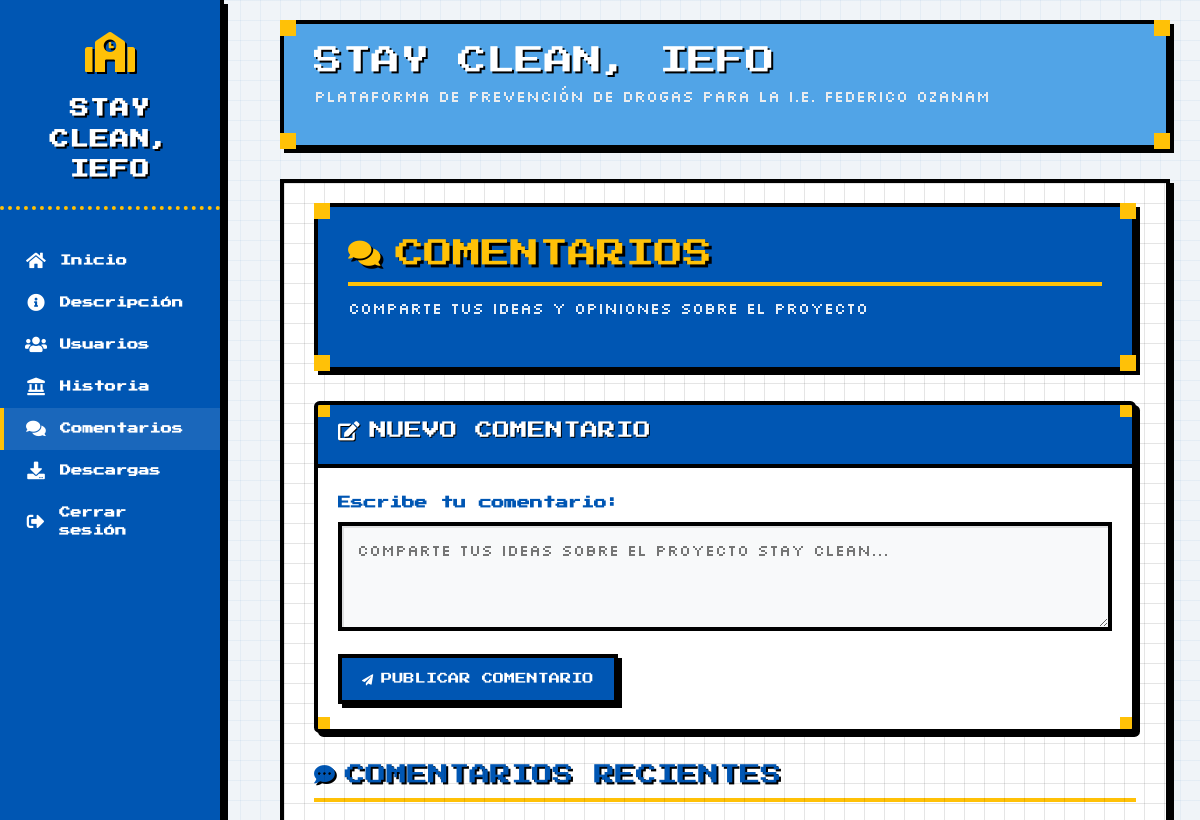
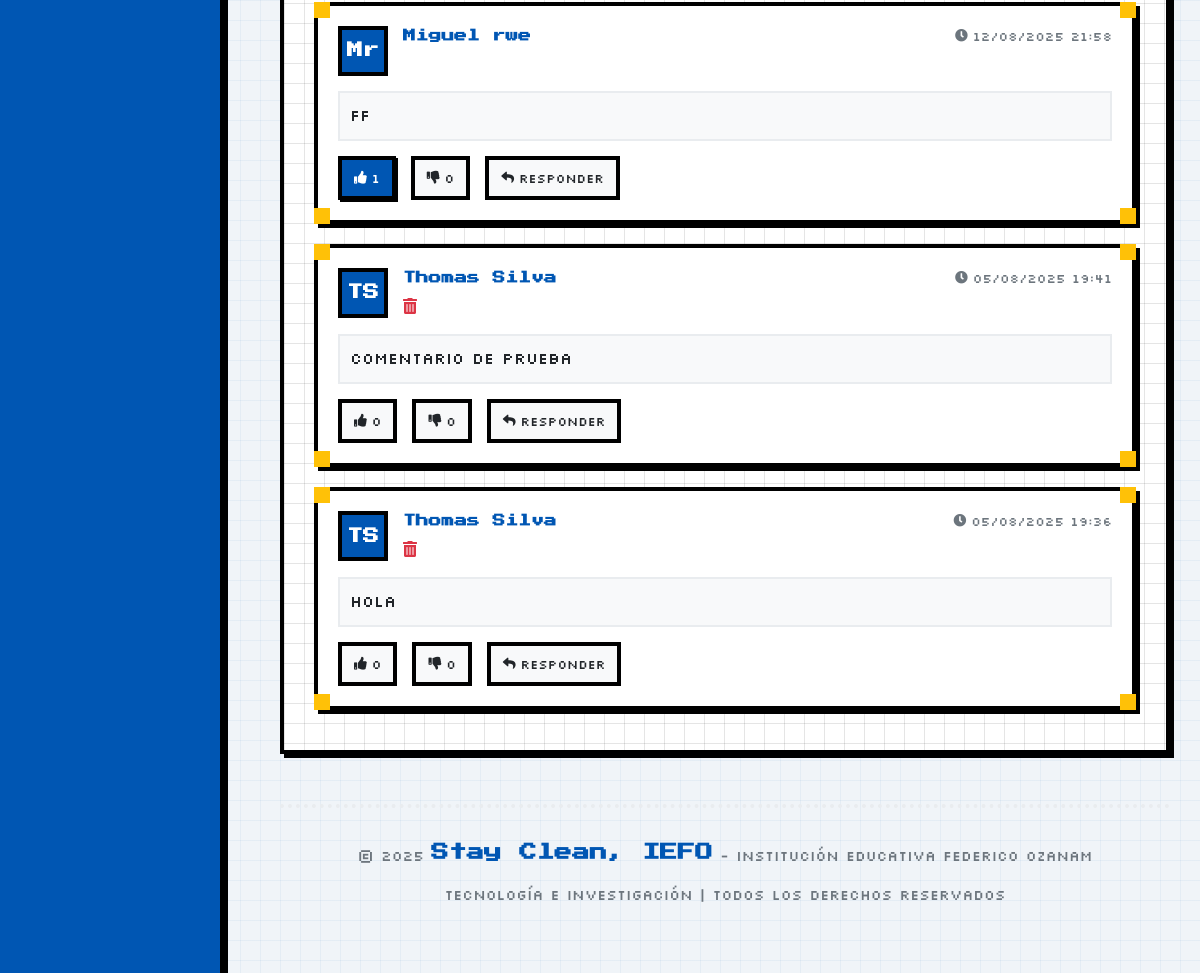
The page /PaginaGrupal/admin/index.php?mod=comentarios (signed in) on the database its author committed (2 pictures, top to bottom).
### tables this page shows
CREATE TABLE `comentarios` (
  `id` int(11) NOT NULL,
  `texto` text NOT NULL,
  `fecha` timestamp NOT NULL DEFAULT current_timestamp(),
  `usuario_doc` int(20) NOT NULL,
  `parent_id` int(11) DEFAULT NULL
);

CREATE TABLE `usuarios` (
  `doc` int(20) NOT NULL,
  `tipo_documento` varchar(2) NOT NULL,
  `PNombre` varchar(60) NOT NULL,
  `SNombre` varchar(60) NOT NULL,
  `PApellido` varchar(60) NOT NULL,
  `SApellido` varchar(60) NOT NULL,
  `tel` varchar(20) NOT NULL,
  `email` varchar(100) NOT NULL,
  `clave` varchar(101) NOT NULL,
  `Id_rol` int(20) NOT NULL
);

### PaginaGrupal/Admin/modulos/comentarios.php (the view, shortened to what this page needs)
<?php
include '../conexion.php';
$sql = "SELECT c.*, u.PNombre, u.PApellido,
        (SELECT COUNT(*) FROM reacciones WHERE comentario_id = c.id AND tipo = 'like') as likes,
        (SELECT COUNT(*) FROM reacciones WHERE comentario_id = c.id AND tipo = 'dislike') as dislikes,
        (SELECT tipo FROM reacciones WHERE comentario_id = c.id AND usuario_doc = " . (is_array($_SESSION['user']) ? $_SESSION['user']['doc'] : $_SESSION['user']) . ") as mi_reaccion
        FROM comentarios c
        JOIN usuarios u ON c.usuario_doc = u.doc
        WHERE c.parent_id IS NULL
        ORDER BY c.fecha DESC";
$comentarios_principales = $conexion->query($sql);
function mostrarComentario($com, $conexion, $nivel = 0) {
    $usuario_actual = is_array($_SESSION['user']) ? $_SESSION['user']['doc'] : $_SESSION['user'];
    $margin_left = $nivel * 30;
    $border_class = $nivel > 0 ? 'comentario-respuesta' : '';
    $like_class = ($com['mi_reaccion'] == 'like') ? 'btn-like-active' : 'btn-like';
    $dislike_class = ($com['mi_reaccion'] == 'dislike') ? 'btn-dislike-active' : 'btn-dislike';
    echo '<div class="comentario-item ' . $border_class . '" style="margin-left: ' . $margin_left . 'px;">';
    echo '<div class="pixel-corner pixel-corner-tl"></div>';
    echo '<div class="pixel-corner pixel-corner-tr"></div>';
    echo '<div class="comentario-header">';
    echo '<div class="comentario-avatar">';
    echo '<div class="avatar-pixel">';
    echo substr($com['PNombre'], 0, 1) . substr($com['PApellido'], 0, 1);
    echo '</div>';
    echo '</div>';
    echo '<div class="comentario-info">';
    echo '<div class="comentario-meta">';
    echo '<span class="comentario-autor">' . htmlspecialchars($com['PNombre'] . ' ' . $com['PApellido']) . '</span>';
    echo '<span class="comentario-fecha"><i class="fas fa-clock"></i>' . date('d/m/Y H:i', strtotime($com['fecha'])) . '</span>';
    echo '</div>';
    if($usuario_actual == $com['usuario_doc']):
        echo '<div class="comentario-acciones">';
        echo '<a href="?mod=comentarios&eliminar=' . $com['id'] . '"';
        echo 'class="btn-eliminar"';
        echo 'title="Eliminar comentario"';
        echo 'data-bs-toggle="modal"';
        echo 'data-bs-target="#confirmDeleteModal"';
        echo 'data-comment-id="' . $com['id'] . '">';
        echo '<i class="fas fa-trash-alt"></i>';
        echo '</a>';
        echo '</div>';
    endif;
    echo '</div>';
    echo '</div>';
    echo '<div class="comentario-texto">' . nl2br(htmlspecialchars($com['texto'])) . '</div>';
    echo '<div class="comentario-acciones-inferiores">';
    echo '<form method="POST" class="form-reaccion">';
    echo '<button type="submit" name="reaccionar" class="' . $like_class . '">';
    echo '<i class="fas fa-thumbs-up"></i> <span class="count">' . $com['likes'] . '</span>';
    echo '</button>';
    echo '</form>';
    echo '<form method="POST" class="form-reaccion">';
    echo '<button type="submit" name="reaccionar" class="' . $dislike_class . '">';
    echo '<i class="fas fa-thumbs-down"></i> <span class="count">' . $com['dislikes'] . '</span>';
    echo '</button>';
    echo '</form>';
    echo '<button class="btn-responder" data-comentario-id="' . $com['id'] . '">';
    echo '<i class="fas fa-reply"></i> Responder';
    echo '</button>';
    echo '</div>';
    echo '<div class="pixel-corner pixel-corner-bl"></div>';
    echo '<div class="pixel-corner pixel-corner-br"></div>';
    echo '</div>';
}
?>
<div class="comentarios-module">
    <div class="section-header">
        <div class="pixel-corner pixel-corner-tl"></div>
        <div class="pixel-corner pixel-corner-tr"></div>
        <h2 class="section-title blink">
            <i class="fas fa-comments"></i> COMENTARIOS
        </h2>
        <p class="section-subtitle">Comparte tus ideas y opiniones sobre el proyecto</p>
        <div class="pixel-corner pixel-corner-bl"></div>
        <div class="pixel-corner pixel-corner-br"></div>
    </div>
    <div class="nuevo-comentario-card card">
        <div class="pixel-corner pixel-corner-tl"></div>
        <div class="pixel-corner pixel-corner-tr"></div>
        <div class="card-header">
            <h3><i class="fas fa-edit"></i> NUEVO COMENTARIO</h3>
        </div>
        <div class="card-body">
            <form method="POST" id="form-comentario-principal">
                <div class="form-group">
                    <label for="texto" class="form-label">Escribe tu comentario:</label>
                    <textarea name="texto" id="texto" class="form-control-pixel" rows="3" required
                              placeholder="Comparte tus ideas sobre el proyecto Stay Clean..."></textarea>
                </div>
                <button type="submit" name="crear_comentario" class="btn-publicar">
                    <i class="fas fa-paper-plane"></i> PUBLICAR COMENTARIO
                </button>
            </form>
        </div>
        <div class="pixel-corner pixel-corner-bl"></div>
        <div class="pixel-corner pixel-corner-br"></div>
    </div>
    <div class="comentarios-lista">
        <h3 class="subsection-title">
            <i class="fas fa-comment-dots"></i> COMENTARIOS RECIENTES
        </h3>
        <?php if($comentarios_principales->num_rows > 0): ?>
            <div class="comentarios-container">
                <?php while($com = $comentarios_principales->fetch_assoc()): ?>
                    <?php mostrarComentario($com, $conexion); ?>
                <?php endwhile; ?>
            </div>
        <?php endif; ?>
    </div>
</div>

### rows shown on the page
comentarios: usuario_doc.PNombre "M", usuario_doc.PApellido "r", usuario_doc.PApellido "Miguel rwe", fecha "12/08/2025 21:58", texto "ff", likes "1", dislikes "0"
comentarios: usuario_doc.PNombre "T", usuario_doc.PApellido "S", usuario_doc.PApellido "Thomas Silva", fecha "05/08/2025 19:41", texto "COMENTARIO DE PRUEBA", likes "0", dislikes "0"
comentarios: usuario_doc.PNombre "T", usuario_doc.PApellido "S", usuario_doc.PApellido "Thomas Silva", fecha "05/08/2025 19:36", texto "Hola", likes "0", dislikes "0"

### other values the page prints
$item['name'] "Inicio"
$item['name'] "Descripción"
$item['name'] "Usuarios"
$item['name'] "Historia"
$item['name'] "Comentarios"
$item['name'] "Descargas"
$item['name'] "Cerrar sesión"
